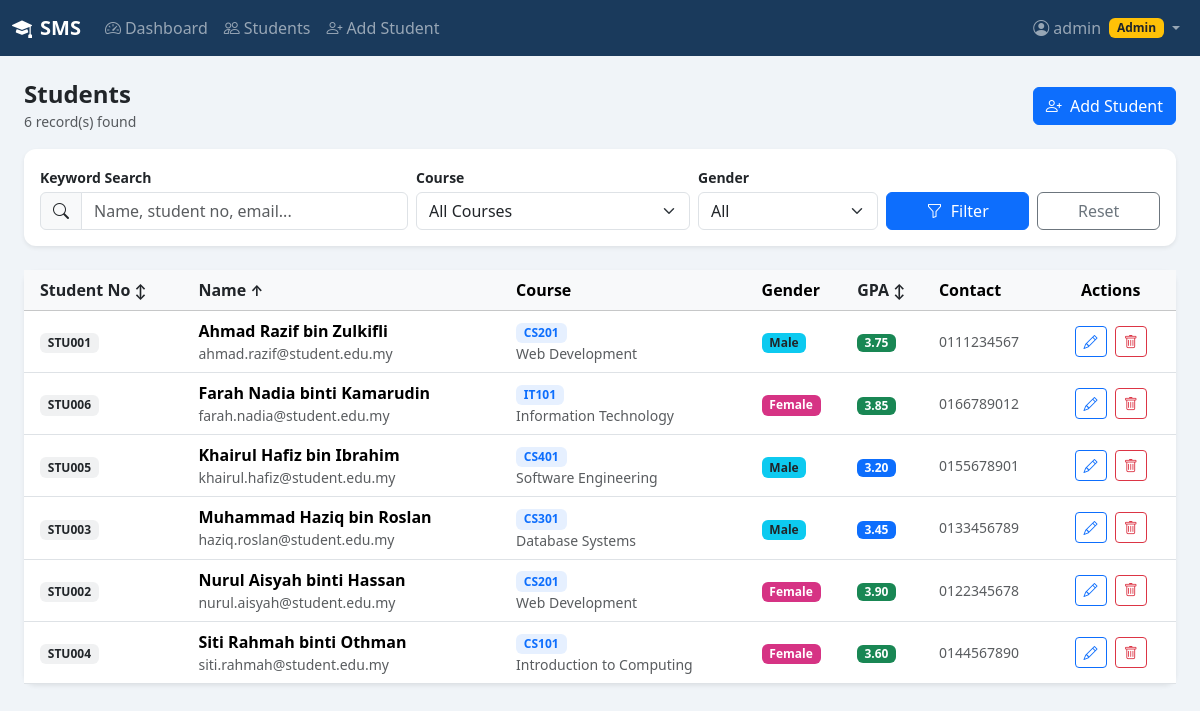
/students/index.php?order=name&dir=ASC (signed in), run on the app's committed database.
### tables this page shows
CREATE TABLE IF NOT EXISTS students (
    id INT AUTO_INCREMENT PRIMARY KEY,
    course_id INT NOT NULL,
    student_no VARCHAR(20) NOT NULL UNIQUE,
    name VARCHAR(100) NOT NULL,
    email VARCHAR(100) NOT NULL UNIQUE,
    phone VARCHAR(20),
    dob DATE,
    gender ENUM('Male','Female','Other') NOT NULL DEFAULT 'Male',
    gpa DECIMAL(3,2) DEFAULT 0.00,
    created_at TIMESTAMP DEFAULT CURRENT_TIMESTAMP,
    FOREIGN KEY (course_id) REFERENCES courses(id) ON DELETE RESTRICT
);

CREATE TABLE IF NOT EXISTS courses (
    id INT AUTO_INCREMENT PRIMARY KEY,
    code VARCHAR(20) NOT NULL UNIQUE,
    name VARCHAR(100) NOT NULL,
    credits INT NOT NULL DEFAULT 3
);

### students/index.php (the view, shortened to what this page needs)
<?php
require_once '../config/db.php';
$search  = trim($_GET['search'] ?? '');
$courseF = intval($_GET['course'] ?? 0);
$genderF = trim($_GET['gender'] ?? '');
$orderF  = in_array($_GET['order'] ?? '', ['name','student_no','gpa','created_at']) ? $_GET['order'] : 'created_at';
$dirF    = ($_GET['dir'] ?? 'DESC') === 'ASC' ? 'ASC' : 'DESC';
$conditions = ["1=1"];
$where = implode(" AND ", $conditions);
$sql = "
    SELECT s.id, s.student_no, s.name, s.email, s.phone, s.gender, s.gpa, s.created_at,
           c.name AS course_name, c.code AS course_code
    FROM students s
    JOIN courses c ON s.course_id = c.id
    WHERE {$where}
    ORDER BY s.{$orderF} {$dirF}
";
$stmt = $conn->prepare($sql);
$stmt->execute();
$students = $stmt->get_result()->fetch_all(MYSQLI_ASSOC);
function sortLink($col, $label, $currentOrder, $currentDir) {
    $params = $_GET;
    $params['order'] = $col;
    $params['dir']   = ($currentOrder === $col && $currentDir === 'ASC') ? 'DESC' : 'ASC';
    $icon = $currentOrder === $col ? ($currentDir === 'ASC' ? '↑' : '↓') : '↕';
    return '<a href="?' . http_build_query($params) . '" class="text-decoration-none text-dark">'
         . htmlspecialchars($label) . ' <small>' . $icon . '</small></a>';
}
?>
<!DOCTYPE html>
<html lang="en">
<head>
    <link href="https://cdn.jsdelivr.net/npm/bootstrap@5.3.3/dist/css/bootstrap.min.css" rel="stylesheet">
    <link href="https://cdn.jsdelivr.net/npm/bootstrap-icons@1.11.3/font/bootstrap-icons.min.css" rel="stylesheet">
</head>
<body>
<?php include '../includes/navbar.php'; ?>
<div class="container-fluid py-4 px-4">
    <div class="d-flex flex-wrap justify-content-between align-items-center mb-3 gap-2">
        <div>
            <h4 class="mb-0 fw-bold">Students</h4>
            <small class="text-muted"><?= count($students) ?> record(s) found</small>
        </div>
        <?php if ($_SESSION['role'] === 'admin'): ?>
        <a href="add.php" class="btn btn-primary">
            <i class="bi bi-person-plus me-1"></i> Add Student
        </a>
        <?php endif; ?>
    </div>
    <div class="card border-0 shadow-sm mb-4" style="border-radius:12px">
        <div class="card-body p-3">
            <form method="GET" class="row g-2 align-items-end">
                <div class="col-md-4">
                    <label class="form-label small fw-semibold mb-1">Keyword Search</label>
                    <div class="input-group">
                        <span class="input-group-text"><i class="bi bi-search"></i></span>
                        <input type="text" name="search" class="form-control"
                               placeholder="Name, student no, email..."
                               value="<?= htmlspecialchars($search) ?>">
                    </div>
                </div>
                <div class="col-md-3">
                    <label class="form-label small fw-semibold mb-1">Course</label>
                    <select name="course" class="form-select">
                        <option value="">All Courses</option>
                    </select>
                </div>
                <div class="col-md-2">
                    <label class="form-label small fw-semibold mb-1">Gender</label>
                    <select name="gender" class="form-select">
                        <option value="">All</option>
                    </select>
                </div>
                <div class="col-md-3 d-flex gap-2">
                    <button type="submit" class="btn btn-primary flex-fill">
                        <i class="bi bi-funnel me-1"></i> Filter
                    </button>
                    <a href="index.php" class="btn btn-outline-secondary flex-fill">Reset</a>
                </div>
            </form>
        </div>
    </div>
    <div class="card border-0 shadow-sm" style="border-radius:12px">
        <div class="table-responsive">
            <table class="table table-hover align-middle mb-0">
                <thead class="table-light">
                    <tr>
                        <th class="ps-3"><?= sortLink('student_no','Student No',$orderF,$dirF) ?></th>
                        <th><?= sortLink('name','Name',$orderF,$dirF) ?></th>
                        <th>Course</th>
                        <th>Gender</th>
                        <th><?= sortLink('gpa','GPA',$orderF,$dirF) ?></th>
                        <th>Contact</th>
                        <?php if ($_SESSION['role'] === 'admin'): ?>
                        <th class="text-center pe-3">Actions</th>
                        <?php endif; ?>
                    </tr>
                </thead>
                <tbody>
                <?php if (empty($students)): ?>
                    <tr><td colspan="7" class="text-center py-5 text-muted">
                        <i class="bi bi-inbox fs-2 d-block mb-2"></i>
                        No students found. <?php if($search||$courseF||$genderF): ?>
                            <a href="index.php">Clear filters</a>
                        <?php elseif($_SESSION['role']==='admin'): ?>
                            <a href="add.php">Add the first student</a>
                        <?php endif; ?>
                    </td></tr>
                <?php else: ?>
                <?php foreach ($students as $s): ?>
                    <tr>
                        <td class="ps-3">
                            <span class="badge bg-secondary bg-opacity-10 text-dark">
                                <?= htmlspecialchars($s['student_no']) ?>
                            </span>
                        </td>
                        <td>
                            <div class="fw-semibold"><?= htmlspecialchars($s['name']) ?></div>
                            <div class="text-muted small"><?= htmlspecialchars($s['email']) ?></div>
                        </td>
                        <td>
                            <span class="badge bg-primary bg-opacity-10 text-primary">
                                <?= htmlspecialchars($s['course_code']) ?>
                            </span>
                            <div class="small text-muted"><?= htmlspecialchars($s['course_name']) ?></div>
                        </td>
                        <td>
                            <span class="badge <?= $s['gender']==='Female' ? 'bg-pink text-white' : 'bg-info text-dark' ?>"
                                  style="<?= $s['gender']==='Female' ? 'background:#d63384!important' : '' ?>">
                                <?= htmlspecialchars($s['gender']) ?>
                            </span>
                        </td>
                        <td>
                            <?php
                            $gpa = floatval($s['gpa']);
                            $gpaCls = $gpa >= 3.5 ? 'bg-success' : ($gpa >= 2.5 ? 'bg-primary' : 'bg-warning text-dark');
                            ?>
                            <span class="badge <?= $gpaCls ?> gpa-badge"><?= number_format($gpa,2) ?></span>
                        </td>
                        <td class="small text-muted"><?= htmlspecialchars($s['phone'] ?: '—') ?></td>
                        <?php if ($_SESSION['role'] === 'admin'): ?>
                        <td class="text-center pe-3">
                            <a href="edit.php?id=<?= $s['id'] ?>" class="btn btn-sm btn-outline-primary me-1">
                                <i class="bi bi-pencil"></i>
                            </a>
                            <a href="delete.php?id=<?= $s['id'] ?>"
                               class="btn btn-sm btn-outline-danger"
                               onclick="return confirm('Delete <?= htmlspecialchars(addslashes($s['name'])) ?>? This cannot be undone.')">
                                <i class="bi bi-trash"></i>
                            </a>
                        </td>
                        <?php endif; ?>
                    </tr>
                <?php endforeach; ?>
                <?php endif; ?>
                </tbody>
            </table>
        </div>
    </div>
</div>
</body>
</html>

### students/index.php (style rules this page uses)
body { background: #f0f4f8; }
.gpa-badge { font-size:.75rem; padding:.25em .6em; }

### data on the page
students: student_no "STU001", name "Ahmad Razif bin Zulkifli", email "ahmad.razif@student.edu.my", course.code "CS201", course.name "Web Development", gender "Male", gpa "3.75", phone "0111234567"
students: student_no "STU006", name "Farah Nadia binti Kamarudin", email "farah.nadia@student.edu.my", course.code "IT101", course.name "Information Technology", gender "Female", gpa "3.85", phone "0166789012"
students: student_no "STU005", name "Khairul Hafiz bin Ibrahim", email "khairul.hafiz@student.edu.my", course.code "CS401", course.name "Software Engineering", gender "Male", gpa "3.20", phone "0155678901"
students: student_no "STU003", name "Muhammad Haziq bin Roslan", email "haziq.roslan@student.edu.my", course.code "CS301", course.name "Database Systems", gender "Male", gpa "3.45", phone "0133456789"
students: student_no "STU002", name "Nurul Aisyah binti Hassan", email "nurul.aisyah@student.edu.my", course.code "CS201", course.name "Web Development", gender "Female", gpa "3.90", phone "0122345678"
students: student_no "STU004", name "Siti Rahmah binti Othman", email "siti.rahmah@student.edu.my", course.code "CS101", course.name "Introduction to Computing", gender "Female", gpa "3.60", phone "0144567890"

### other printed values
$_SESSION['username'] "admin"
$_SESSION['role'] "Admin"
count($students) "6"
$label "Student No Name GPA"
$icon "↕ ↑ ↕"
